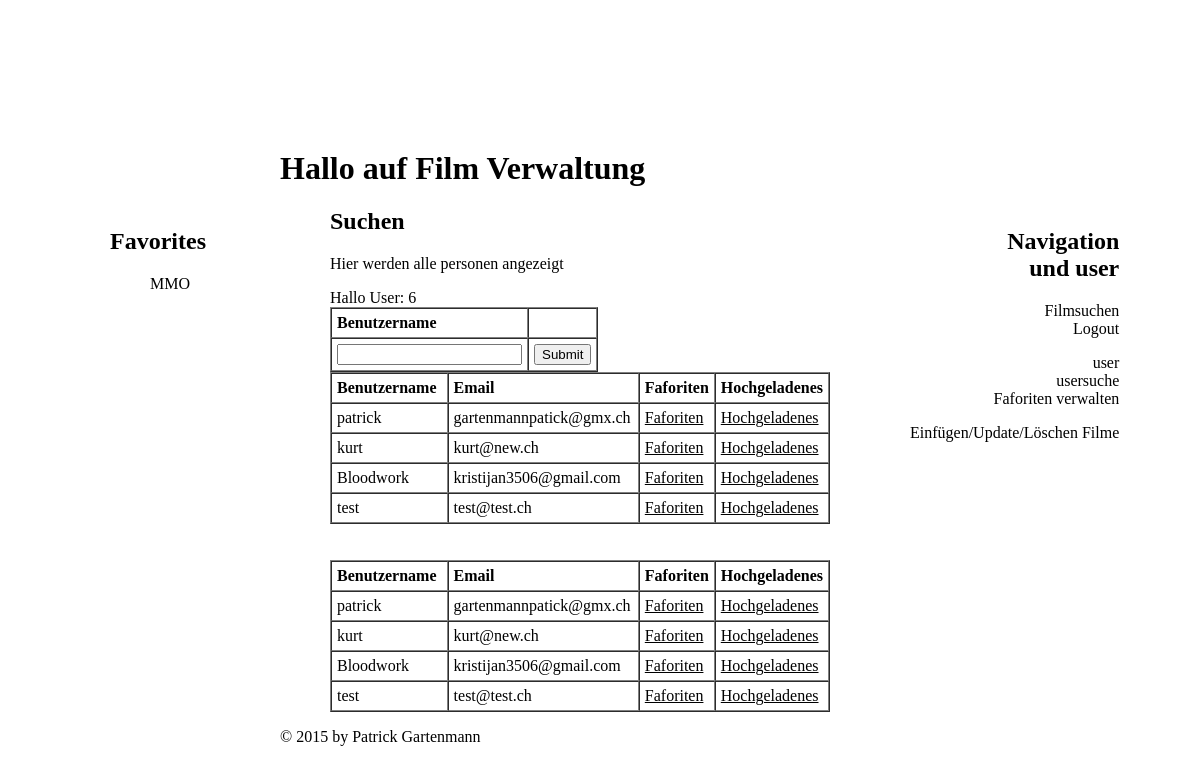
/Film/usersuche.php (signed in), run on the app's committed database.
### tables this page shows
CREATE TABLE `tblfilm` (
  `film_id` int(11) NOT NULL,
  `genre` varchar(255) DEFAULT NULL,
  `userfk` int(11) DEFAULT NULL,
  `title` varchar(32) DEFAULT NULL,
  `beschreibung` text,
  `dauer` time DEFAULT NULL,
  `filmname` varchar(255) DEFAULT NULL
);

CREATE TABLE `tbluser` (
  `user_id` int(11) NOT NULL,
  `benutzername` varchar(255) NOT NULL,
  `passwort` varchar(255) NOT NULL,
  `email` varchar(255) NOT NULL
);

### Film/usersuche.php (the view, shortened to what this page needs)
<?php
require_once 'includes/head.php';
?>
			<section class="center" a>
				<h2>Suchen</h2>
				<p>Hier werden alle personen angezeigt</p>
				<form method="post">
					<?php
					$userid = $_SESSION['userid'];
					echo "Hallo User: ".$userid;
					?>
					<table border="1" cellpadding="5" cellspacing="0">
						<tr style="text-align: left;">
							<th style="width: 150px;">Benutzername</th>
							<th>&nbsp;</th>
						</tr>
						<tr>
							<td style="width: 150px;"><input type="text" name="title"></td>
							<td><input type="submit" value="Submit"></td>
						</tr>
					</table>
					<?php
					$dbConnect = array(
						'server' => 'localhost',
						'user' => 'root',
						'pass' => '',
						'name' => 'film'
					);
					$db = new mysqli(
						$dbConnect['server'],
						$dbConnect['user'],
						$dbConnect['pass'],
						$dbConnect['name']
					);
					$sql = "SELECT * FROM `tbluser` WHERE `benutzername` LIKE '%$benutzername%'";
					$result = $db->query($sql);
					?>
					<table  border="1" cellpadding="5" cellspacing="0">
							<tr style="text-align: left;">
							<th style="width: 150px;">Benutzername</th>
							<th style="width: 200px;">Email</th>
							<th>Faforiten</th>
							<th>Hochgeladenes</th>
						</tr>
					<?php
					while ($row=$result->fetch_object()) {
						$user_id = $row->user_id;
						$benutzername = htmlentities($row->benutzername, ENT_QUOTES, "UTF-8");
						$email = htmlentities($row->email, ENT_QUOTES, "UTF-8");
						?>
							<tr>
								<td><?php echo $benutzername; ?></td>
								<td><?php echo $email; ?></td>
								<td><a href="/film/faforituser.php?uid=<?php echo $user_id; ?>">Faforiten</a></td>
								<td><a href="/film/upload.php?uid=<?php echo $user_id; ?>">Hochgeladenes</a></td>
							</tr>
						<?php
					}
					?>
					</table>
					<?php
					include 'php/connectphp.php';
					$sql = "SELECT * FROM `tbluser`";
					$result = $db->query($sql);
					?>
					<br><br><table border="1" cellpadding="5" cellspacing="0">
						<tr style="text-align: left;">
							<tr style="text-align: left;">
							<th style="width: 150px;">Benutzername</th>
							<th style="width: 200px;">Email</th>
							<th>Faforiten</th>
							<th>Hochgeladenes</th>
						</tr>
						<?php
						while ($row = $result->fetch_object()) {
							$user_id = $row->user_id;
							$benutzername = htmlentities($row->benutzername, ENT_QUOTES, "UTF-8");
							$email = htmlentities($row->email, ENT_QUOTES, "UTF-8");
							?>
							<tr>
								<td><?php echo $benutzername; ?></td>
								<td><?php echo $email; ?></td>
								<td><a href="/film/faforituser.php?uid=<?php echo $user_id; ?>">Faforiten</a></td>
								<td><a href="/film/upload.php?uid=<?php echo $user_id; ?>">Hochgeladenes</a></td>
							</tr>
							<?php
						}
						?>
					</table>
				</form>
<?php
require_once 'includes/footer.php';
?>

### Film/includes/head.php (shortened to what this page needs)
<!DOCTYPE html>
<html>
    <head>
		<link href="styles.css" rel="stylesheet">
    </head>
    <body class="body1">
		<div class="body2">
			<header>
				<h1 class="center2">Hallo auf Film Verwaltung</h1>
			</header>
			<nav class="right">
				<div>
					<h2>Navigation <br>und user</h2>
				</div>
				<ul class="loeschen">
					<li><a href="filmsuche.php">Filmsuchen</a></li>
					<li><a href="php/logoutphp.php">Logout</a></li>
				</ul>
				<ul class="loeschen">
					<li><a href="user.php">user</a></li>
					<li><a href="usersuche.php">usersuche</a></li>
					<li><a href="fafver.php">Faforiten verwalten</a></li>
				</ul>
				<ul class="loeschen">
					<li><a href="manage.php">Einfügen/Update/Löschen Filme</a></li>
				</ul>
			</nav>
			<nav class="left">
				<h2>Favorites</h2>
				<ul class="loeschen">
				<?php
				include 'php/connectphp.php';
				$userid = $_SESSION['userid'];
				$sql = "SELECT * FROM `tblfilm`
				INNER JOIN (`tblfavoriten`
				INNER JOIN `tbluser`
				ON `tblfavoriten`.userfk = tbluser.user_id)
				ON `tblfilm`.film_id = `tblfavoriten`.filmfk
				WHERE user_id = $userid;";
				$result = $db->query($sql);
				?>
					<?php
					while ($row = $result->fetch_object()) {
						$film_id = $row->film_id;
						$title = htmlentities($row->title, ENT_QUOTES, "UTF-8");
						?>
						<tr>
							<li><a href="/film/filmdetile.php?fid=<?php echo $film_id; ?>"><?php echo $title ?></a></li>
						</tr>
						<?php
					}
					?>
				</ul>
			</nav>

### Film/styles.css (style rules this page uses)
@media screen and (min-width:1001px) { .center { margin-left: 250px; text-decoration: none; max-width: 500px; } }
@media screen and (min-width:1001px) { .left { position: fixed; margin-left: 30px; text-align: left; text-decoration:none; } }
@media screen and (min-width:1001px) { .right { position: fixed; margin-left: 790px; display: block; text-align: right; list-style-type: none; color: black; } }
@media screen and (min-width:1001px) { li a { text-decoration:none; } }
@media screen and (min-width:1001px) { .center2 { margin-left: 200px; } }
@media screen and (min-width:1001px) { nav { color: rgb(0,0,0); } }
@media screen and (min-width:1001px) { .body2 { background-color: rgba(255,255,255,0.7); margin-top: 150px; min-height: 450px; } }
.loeschen { list-style-type: none; text-decoration: none; color: #000000; }
a { color: black; }
.body1 { background: url(bilder/film.png) no-repeat fixed 0 0 / cover; }
body > div { max-width: 1040px; margin: 0 auto; }
.body2 { background-color: rgba(255,255,255,0.7); }

### data on the page
tblfilm: title "MMO"
tbluser: benutzername "patrick", email "gartenmannpatick@gmx.ch"
tbluser: benutzername "kurt", email "kurt@new.ch"
tbluser: benutzername "Bloodwork", email "kristijan3506@gmail.com"
tbluser: benutzername "test", email "test@test.ch"

### other printed values
$userid "6"
